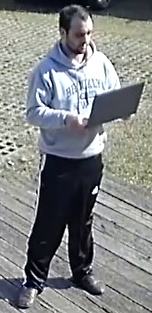
#> input picture image.jpg, 152 x 313 px
$ python ProcessImage.py
#> lines starting #> are read from the running program, lines starting #| are printed output that depends on the picture
### FaceDetection.py
import cv2

class FaceDetection:
    def __init__(self):
        self.faceCascade = cv2.CascadeClassifier('cascades/haarcascade_frontalface_default.xml')

    def detect(self, frame):
        grayFrame = cv2.cvtColor(frame, cv2.COLOR_BGR2GRAY)
        faces = self.faceCascade.detectMultiScale(grayFrame, scaleFactor=1.5, minNeighbors=5)
        return faces

### Rectangles.py
import cv2

'''
Desenha os retangulos em uma imagem
'''
def draw(rectangles, image):
    for rect in rectangles:
        x, y, w, h = rect
        cv2.rectangle(image, (x, y), (x + w, y + h), (0, 255, 0), 2)

'''
Retorna o maior retangulo
'''
# [19 lines left out: functions getBiggest, getBiggestImage, not called in this run]


'''
Calcula a area do retangulo
'''
def calculateArea(rect):
    x, y, w, h = rect
    return w * h

'''
Calcula a area da imagem
'''
def calculateImageArea(img):
    w, h, _ = img.shape
    return w * h

# [7 lines left out: function expand, not called in this run]

'''
Retorna uma imagem a partir de um retangulo
'''
def getImage(rect, image):
    return image[rect[1]:rect[1] + rect[3], rect[0]:rect[0] + rect[2]]

'''
Busca os retângulos a partir dos contornos
'''
# [7 lines left out: function getByContours, not called in this run]

'''
filtra os retangulos pela área mínima
'''
# [8 lines left out: function filterByArea, not called in this run]

'''
Realiza o merge de retangulos que ocupam o mesmo espaço
'''
# [15 lines left out: function merge, not called in this run]

'''
Retorna True quando um retangulo estiver sobreposto ao outro a partir das posições do eixo X e Y
'''
def rangeOverlaps(pos_min1, pos_max1, pos_min2, pos_max2):
    return (pos_min1 <= pos_max2) and (pos_min2 <= pos_max1)

'''
Retorna True quando um retangulo estiver sobreposto ao outro
'''
# [35 lines left out: functions overlaps, test, not called in this run]

# [2 lines that do not run on import are left out]

### ProcessImage.py
import cv2
from FaceDetection import FaceDetection
import Rectangles

img = cv2.imread("image.jpg")
#> img is the input picture: shape (313, 152, 3); mean B, G, R 131.3, 130.5, 128
h, w, _ = img.shape
#> h = 313; w = 152
img = cv2.resize(img, (w * 5, h * 5))
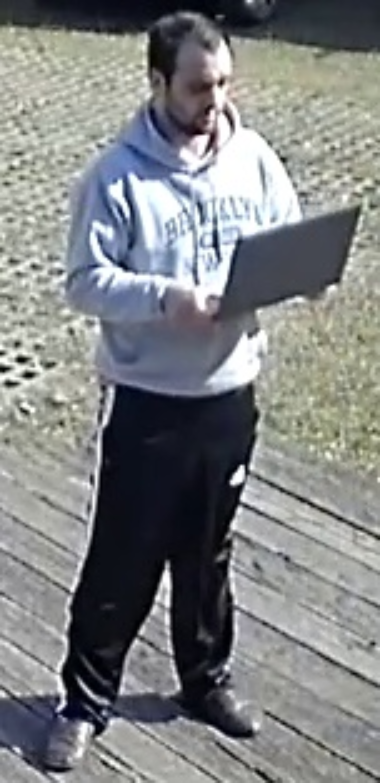
#> img: shape (1565, 760, 3) (shown at 1/2 size); mean B, G, R 131.2, 130.4, 127.9

faceDetection = FaceDetection()
faces = faceDetection.detect(img)
#> in detect, `grayFrame = cv2.cvtColor(frame, cv2.COLOR_BGR2GRAY)`:
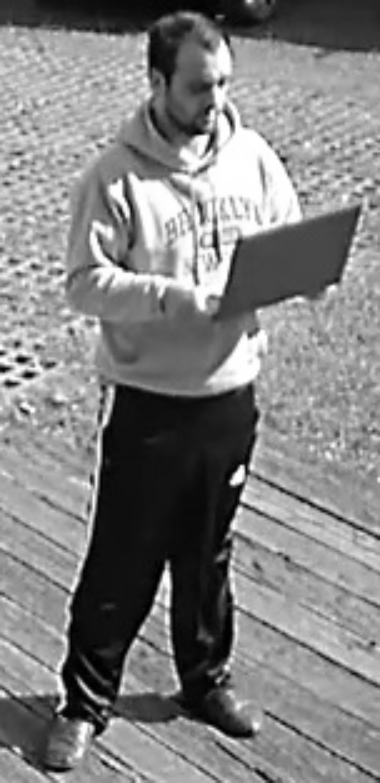
#> grayFrame: shape (1565, 760) (shown at 1/2 size); min 0, max 255, mean 129.7
#> in detect, `faces = self.faceCascade.detectMultiScale(grayFrame, scaleFactor=1.5, ..`: faces = ()
#> faces = ()
print(faces)
Rectangles.draw(faces, img)
cv2.imshow("image", img)
cv2.waitKey(0)
